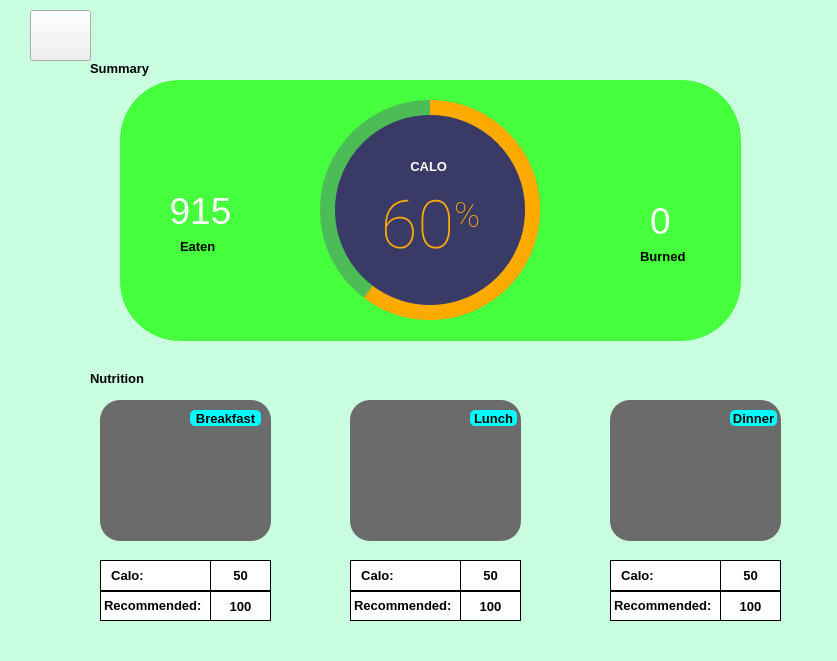
<?xml version="1.0" encoding="UTF-8"?>
<ui version="4.0">
 <class>MainWindow</class>
 <widget class="QMainWindow" name="MainWindow">
  <property name="geometry">
   <rect>
    <x>0</x>
    <y>0</y>
    <width>837</width>
    <height>661</height>
   </rect>
  </property>
  <property name="windowTitle">
   <string>MainWindow</string>
  </property>
  <property name="styleSheet">
   <string notr="true"/>
  </property>
  <widget class="QWidget" name="centralwidget">
   <widget class="QFrame" name="frame_2">
    <property name="geometry">
     <rect>
      <x>100</x>
      <y>400</y>
      <width>171</width>
      <height>141</height>
     </rect>
    </property>
    <property name="styleSheet">
     <string notr="true">background-color:rgb(107, 107, 107);
border-radius:20px;</string>
    </property>
    <property name="frameShape">
     <enum>QFrame::StyledPanel</enum>
    </property>
    <property name="frameShadow">
     <enum>QFrame::Raised</enum>
    </property>
    <widget class="QLabel" name="label">
     <property name="geometry">
      <rect>
       <x>90</x>
       <y>10</y>
       <width>71</width>
       <height>16</height>
      </rect>
     </property>
     <property name="font">
      <font>
       <pointsize>10</pointsize>
       <weight>75</weight>
       <bold>true</bold>
      </font>
     </property>
     <property name="styleSheet">
      <string notr="true">background-color:rgb(0, 255, 255);
border-radius:5px;</string>
     </property>
     <property name="text">
      <string>Breakfast</string>
     </property>
     <property name="alignment">
      <set>Qt::AlignCenter</set>
     </property>
    </widget>
    <widget class="QPushButton" name="pushButton">
     <property name="geometry">
      <rect>
       <x>70</x>
       <y>60</y>
       <width>31</width>
       <height>31</height>
      </rect>
     </property>
     <property name="styleSheet">
      <string notr="true">border-image:url(:/MENU/add.png);
border-radius:15px;</string>
     </property>
     <property name="text">
      <string/>
     </property>
    </widget>
   </widget>
   <widget class="QFrame" name="frame_3">
    <property name="geometry">
     <rect>
      <x>610</x>
      <y>400</y>
      <width>171</width>
      <height>141</height>
     </rect>
    </property>
    <property name="styleSheet">
     <string notr="true">background-color:rgb(107, 107, 107);
border-radius:20px;</string>
    </property>
    <property name="frameShape">
     <enum>QFrame::StyledPanel</enum>
    </property>
    <property name="frameShadow">
     <enum>QFrame::Raised</enum>
    </property>
    <widget class="QLabel" name="label_3">
     <property name="geometry">
      <rect>
       <x>120</x>
       <y>10</y>
       <width>47</width>
       <height>16</height>
      </rect>
     </property>
     <property name="font">
      <font>
       <pointsize>10</pointsize>
       <weight>75</weight>
       <bold>true</bold>
      </font>
     </property>
     <property name="styleSheet">
      <string notr="true">background-color:rgb(0, 255, 255);
border-radius:5px;</string>
     </property>
     <property name="text">
      <string>Dinner</string>
     </property>
     <property name="alignment">
      <set>Qt::AlignCenter</set>
     </property>
    </widget>
   </widget>
   <widget class="QFrame" name="frame_4">
    <property name="geometry">
     <rect>
      <x>350</x>
      <y>400</y>
      <width>171</width>
      <height>141</height>
     </rect>
    </property>
    <property name="styleSheet">
     <string notr="true">background-color:rgb(107, 107, 107);
border-radius:20px;</string>
    </property>
    <property name="frameShape">
     <enum>QFrame::StyledPanel</enum>
    </property>
    <property name="frameShadow">
     <enum>QFrame::Raised</enum>
    </property>
    <widget class="QLabel" name="label_2">
     <property name="geometry">
      <rect>
       <x>120</x>
       <y>10</y>
       <width>47</width>
       <height>16</height>
      </rect>
     </property>
     <property name="font">
      <font>
       <pointsize>10</pointsize>
       <weight>75</weight>
       <bold>true</bold>
      </font>
     </property>
     <property name="styleSheet">
      <string notr="true">background-color:rgb(0, 255, 255);
border-radius:5px;</string>
     </property>
     <property name="text">
      <string>Lunch</string>
     </property>
     <property name="alignment">
      <set>Qt::AlignCenter</set>
     </property>
    </widget>
   </widget>
   <widget class="QPushButton" name="pushButton_2">
    <property name="geometry">
     <rect>
      <x>420</x>
      <y>460</y>
      <width>31</width>
      <height>31</height>
     </rect>
    </property>
    <property name="styleSheet">
     <string notr="true">border-image:url(:/MENU/add.png);
border-radius:15px;</string>
    </property>
    <property name="text">
     <string/>
    </property>
   </widget>
   <widget class="QPushButton" name="pushButton_3">
    <property name="geometry">
     <rect>
      <x>680</x>
      <y>460</y>
      <width>31</width>
      <height>31</height>
     </rect>
    </property>
    <property name="styleSheet">
     <string notr="true">border-image:url(:/MENU/add.png);
border-radius:15px;</string>
    </property>
    <property name="text">
     <string/>
    </property>
   </widget>
   <widget class="QFrame" name="frame_5">
    <property name="geometry">
     <rect>
      <x>100</x>
      <y>560</y>
      <width>171</width>
      <height>61</height>
     </rect>
    </property>
    <property name="styleSheet">
     <string notr="true">background-color : rgb(255, 255, 255);</string>
    </property>
    <property name="frameShape">
     <enum>QFrame::StyledPanel</enum>
    </property>
    <property name="frameShadow">
     <enum>QFrame::Raised</enum>
    </property>
    <widget class="QWidget" name="verticalLayoutWidget">
     <property name="geometry">
      <rect>
       <x>0</x>
       <y>0</y>
       <width>118</width>
       <height>61</height>
      </rect>
     </property>
     <layout class="QVBoxLayout" name="verticalLayout">
      <property name="spacing">
       <number>0</number>
      </property>
      <item>
       <widget class="QLabel" name="label_4">
        <property name="font">
         <font>
          <pointsize>10</pointsize>
          <weight>75</weight>
          <bold>true</bold>
         </font>
        </property>
        <property name="styleSheet">
         <string notr="true">border: 1px solid black</string>
        </property>
        <property name="text">
         <string>  Calo:</string>
        </property>
       </widget>
      </item>
      <item>
       <widget class="QLabel" name="label_5">
        <property name="font">
         <font>
          <pointsize>10</pointsize>
          <weight>75</weight>
          <bold>true</bold>
         </font>
        </property>
        <property name="styleSheet">
         <string notr="true">border: 1px solid black</string>
        </property>
        <property name="text">
         <string>&lt;html&gt;&lt;head/&gt;&lt;body&gt;&lt;p&gt;Recommended:&lt;/p&gt;&lt;/body&gt;&lt;/html&gt;</string>
        </property>
       </widget>
      </item>
     </layout>
    </widget>
    <widget class="QWidget" name="verticalLayoutWidget_2">
     <property name="geometry">
      <rect>
       <x>110</x>
       <y>0</y>
       <width>61</width>
       <height>61</height>
      </rect>
     </property>
     <layout class="QVBoxLayout" name="verticalLayout_2">
      <property name="spacing">
       <number>0</number>
      </property>
      <item>
       <widget class="QLabel" name="label_6">
        <property name="font">
         <font>
          <pointsize>10</pointsize>
          <weight>75</weight>
          <bold>true</bold>
         </font>
        </property>
        <property name="styleSheet">
         <string notr="true">border: 1px solid black</string>
        </property>
        <property name="text">
         <string>50</string>
        </property>
        <property name="alignment">
         <set>Qt::AlignCenter</set>
        </property>
       </widget>
      </item>
      <item>
       <widget class="QLabel" name="label_7">
        <property name="font">
         <font>
          <pointsize>10</pointsize>
          <weight>75</weight>
          <bold>true</bold>
         </font>
        </property>
        <property name="styleSheet">
         <string notr="true">border: 1px solid black</string>
        </property>
        <property name="text">
         <string>100</string>
        </property>
        <property name="alignment">
         <set>Qt::AlignCenter</set>
        </property>
       </widget>
      </item>
     </layout>
    </widget>
   </widget>
   <widget class="QFrame" name="frame_6">
    <property name="geometry">
     <rect>
      <x>350</x>
      <y>560</y>
      <width>171</width>
      <height>61</height>
     </rect>
    </property>
    <property name="styleSheet">
     <string notr="true">background-color : rgb(255, 255, 255);</string>
    </property>
    <property name="frameShape">
     <enum>QFrame::StyledPanel</enum>
    </property>
    <property name="frameShadow">
     <enum>QFrame::Raised</enum>
    </property>
    <widget class="QWidget" name="verticalLayoutWidget_3">
     <property name="geometry">
      <rect>
       <x>0</x>
       <y>0</y>
       <width>118</width>
       <height>61</height>
      </rect>
     </property>
     <layout class="QVBoxLayout" name="verticalLayout_3">
      <property name="spacing">
       <number>0</number>
      </property>
      <item>
       <widget class="QLabel" name="label_8">
        <property name="font">
         <font>
          <pointsize>10</pointsize>
          <weight>75</weight>
          <bold>true</bold>
         </font>
        </property>
        <property name="styleSheet">
         <string notr="true">border: 1px solid black</string>
        </property>
        <property name="text">
         <string>  Calo:</string>
        </property>
       </widget>
      </item>
      <item>
       <widget class="QLabel" name="label_9">
        <property name="font">
         <font>
          <pointsize>10</pointsize>
          <weight>75</weight>
          <bold>true</bold>
         </font>
        </property>
        <property name="styleSheet">
         <string notr="true">border: 1px solid black</string>
        </property>
        <property name="text">
         <string>&lt;html&gt;&lt;head/&gt;&lt;body&gt;&lt;p&gt;Recommended:&lt;/p&gt;&lt;/body&gt;&lt;/html&gt;</string>
        </property>
       </widget>
      </item>
     </layout>
    </widget>
    <widget class="QWidget" name="verticalLayoutWidget_4">
     <property name="geometry">
      <rect>
       <x>110</x>
       <y>0</y>
       <width>61</width>
       <height>61</height>
      </rect>
     </property>
     <layout class="QVBoxLayout" name="verticalLayout_4">
      <property name="spacing">
       <number>0</number>
      </property>
      <item>
       <widget class="QLabel" name="label_10">
        <property name="font">
         <font>
          <pointsize>10</pointsize>
          <weight>75</weight>
          <bold>true</bold>
         </font>
        </property>
        <property name="styleSheet">
         <string notr="true">border: 1px solid black</string>
        </property>
        <property name="text">
         <string>50</string>
        </property>
        <property name="alignment">
         <set>Qt::AlignCenter</set>
        </property>
       </widget>
      </item>
      <item>
       <widget class="QLabel" name="label_11">
        <property name="font">
         <font>
          <pointsize>10</pointsize>
          <weight>75</weight>
          <bold>true</bold>
         </font>
        </property>
        <property name="styleSheet">
         <string notr="true">border: 1px solid black</string>
        </property>
        <property name="text">
         <string>100</string>
        </property>
        <property name="alignment">
         <set>Qt::AlignCenter</set>
        </property>
       </widget>
      </item>
     </layout>
    </widget>
   </widget>
   <widget class="QFrame" name="frame_7">
    <property name="geometry">
     <rect>
      <x>610</x>
      <y>560</y>
      <width>171</width>
      <height>61</height>
     </rect>
    </property>
    <property name="styleSheet">
     <string notr="true">background-color : rgb(255, 255, 255);</string>
    </property>
    <property name="frameShape">
     <enum>QFrame::StyledPanel</enum>
    </property>
    <property name="frameShadow">
     <enum>QFrame::Raised</enum>
    </property>
    <widget class="QWidget" name="verticalLayoutWidget_5">
     <property name="geometry">
      <rect>
       <x>0</x>
       <y>0</y>
       <width>121</width>
       <height>61</height>
      </rect>
     </property>
     <layout class="QVBoxLayout" name="verticalLayout_5">
      <property name="spacing">
       <number>0</number>
      </property>
      <item>
       <widget class="QLabel" name="label_12">
        <property name="font">
         <font>
          <pointsize>10</pointsize>
          <weight>75</weight>
          <bold>true</bold>
         </font>
        </property>
        <property name="styleSheet">
         <string notr="true">border: 1px solid black</string>
        </property>
        <property name="text">
         <string>  Calo:</string>
        </property>
       </widget>
      </item>
      <item>
       <widget class="QLabel" name="label_13">
        <property name="font">
         <font>
          <pointsize>10</pointsize>
          <weight>75</weight>
          <bold>true</bold>
         </font>
        </property>
        <property name="styleSheet">
         <string notr="true">border: 1px solid black</string>
        </property>
        <property name="text">
         <string>&lt;html&gt;&lt;head/&gt;&lt;body&gt;&lt;p&gt;Recommended:&lt;/p&gt;&lt;/body&gt;&lt;/html&gt;</string>
        </property>
       </widget>
      </item>
     </layout>
    </widget>
    <widget class="QWidget" name="verticalLayoutWidget_6">
     <property name="geometry">
      <rect>
       <x>110</x>
       <y>0</y>
       <width>61</width>
       <height>61</height>
      </rect>
     </property>
     <layout class="QVBoxLayout" name="verticalLayout_6">
      <property name="spacing">
       <number>0</number>
      </property>
      <item>
       <widget class="QLabel" name="label_14">
        <property name="font">
         <font>
          <pointsize>10</pointsize>
          <weight>75</weight>
          <bold>true</bold>
         </font>
        </property>
        <property name="styleSheet">
         <string notr="true">border: 1px solid black</string>
        </property>
        <property name="text">
         <string>50</string>
        </property>
        <property name="alignment">
         <set>Qt::AlignCenter</set>
        </property>
       </widget>
      </item>
      <item>
       <widget class="QLabel" name="label_15">
        <property name="font">
         <font>
          <pointsize>10</pointsize>
          <weight>75</weight>
          <bold>true</bold>
         </font>
        </property>
        <property name="styleSheet">
         <string notr="true">border: 1px solid black</string>
        </property>
        <property name="text">
         <string>100</string>
        </property>
        <property name="alignment">
         <set>Qt::AlignCenter</set>
        </property>
       </widget>
      </item>
     </layout>
    </widget>
   </widget>
   <widget class="QLabel" name="label_17">
    <property name="geometry">
     <rect>
      <x>90</x>
      <y>60</y>
      <width>61</width>
      <height>16</height>
     </rect>
    </property>
    <property name="font">
     <font>
      <pointsize>10</pointsize>
      <weight>75</weight>
      <bold>true</bold>
     </font>
    </property>
    <property name="styleSheet">
     <string notr="true">color: rgb(0, 0, 0);</string>
    </property>
    <property name="text">
     <string>Summary</string>
    </property>
   </widget>
   <widget class="QLabel" name="label_18">
    <property name="geometry">
     <rect>
      <x>90</x>
      <y>370</y>
      <width>61</width>
      <height>16</height>
     </rect>
    </property>
    <property name="font">
     <font>
      <pointsize>10</pointsize>
      <weight>75</weight>
      <bold>true</bold>
     </font>
    </property>
    <property name="styleSheet">
     <string notr="true">color: rgb(0, 0, 0)</string>
    </property>
    <property name="text">
     <string>Nutrition</string>
    </property>
   </widget>
   <widget class="QLabel" name="label_19">
    <property name="geometry">
     <rect>
      <x>0</x>
      <y>0</y>
      <width>837</width>
      <height>661</height>
     </rect>
    </property>
    <property name="autoFillBackground">
     <bool>false</bool>
    </property>
    <property name="styleSheet">
     <string notr="true">background-color : rgb(201, 255, 224);</string>
    </property>
    <property name="text">
     <string/>
    </property>
   </widget>
   <widget class="QLabel" name="label_16">
    <property name="geometry">
     <rect>
      <x>120</x>
      <y>80</y>
      <width>621</width>
      <height>261</height>
     </rect>
    </property>
    <property name="styleSheet">
     <string notr="true">background-color :rgb(70, 255, 61);
border-radius : 60px;</string>
    </property>
    <property name="text">
     <string/>
    </property>
   </widget>
   <widget class="QFrame" name="circularProgressBar_Main">
    <property name="geometry">
     <rect>
      <x>310</x>
      <y>90</y>
      <width>241</width>
      <height>241</height>
     </rect>
    </property>
    <property name="styleSheet">
     <string notr="true">
border-radius : 115px</string>
    </property>
    <property name="frameShape">
     <enum>QFrame::NoFrame</enum>
    </property>
    <property name="frameShadow">
     <enum>QFrame::Raised</enum>
    </property>
    <widget class="QFrame" name="circularProgressCPU">
     <property name="geometry">
      <rect>
       <x>10</x>
       <y>10</y>
       <width>220</width>
       <height>220</height>
      </rect>
     </property>
     <property name="styleSheet">
      <string notr="true">QFrame{
	border-radius: 110px;	
	background-color: qconicalgradient(cx:0.5, cy:0.5, angle:90, stop:0.400 rgb(255, 170, 0), stop:0.395 rgba(255, 255, 255, 0));
}</string>
     </property>
     <property name="frameShape">
      <enum>QFrame::StyledPanel</enum>
     </property>
     <property name="frameShadow">
      <enum>QFrame::Raised</enum>
     </property>
    </widget>
    <widget class="QFrame" name="circularBg">
     <property name="geometry">
      <rect>
       <x>10</x>
       <y>10</y>
       <width>220</width>
       <height>220</height>
      </rect>
     </property>
     <property name="styleSheet">
      <string notr="true">QFrame{
	border-radius: 110px;	
	background-color: rgba(85, 85, 127, 100);
}</string>
     </property>
     <property name="frameShape">
      <enum>QFrame::StyledPanel</enum>
     </property>
     <property name="frameShadow">
      <enum>QFrame::Raised</enum>
     </property>
    </widget>
    <widget class="QFrame" name="circularContainer">
     <property name="geometry">
      <rect>
       <x>25</x>
       <y>25</y>
       <width>190</width>
       <height>190</height>
      </rect>
     </property>
     <property name="baseSize">
      <size>
       <width>0</width>
       <height>0</height>
      </size>
     </property>
     <property name="styleSheet">
      <string notr="true">QFrame{
	border-radius: 95px;	
	background-color: rgb(58, 58, 102);
}</string>
     </property>
     <property name="frameShape">
      <enum>QFrame::StyledPanel</enum>
     </property>
     <property name="frameShadow">
      <enum>QFrame::Raised</enum>
     </property>
     <widget class="QWidget" name="layoutWidget">
      <property name="geometry">
       <rect>
        <x>10</x>
        <y>40</y>
        <width>171</width>
        <height>142</height>
       </rect>
      </property>
      <layout class="QGridLayout" name="infoLayout">
       <item row="1" column="0">
        <widget class="QLabel" name="labelPercentageCPU">
         <property name="font">
          <font>
           <family>Roboto Thin</family>
           <pointsize>30</pointsize>
          </font>
         </property>
         <property name="styleSheet">
          <string notr="true">color:rgb(255, 170, 0); padding: 0px; background-color: none;</string>
         </property>
         <property name="text">
          <string>&lt;p align=&quot;center&quot;&gt;&lt;span style=&quot; font-size:50pt;&quot;&gt;60&lt;/span&gt;&lt;span style=&quot; font-size:40pt; vertical-align:super;&quot;&gt;%&lt;/span&gt;&lt;/p&gt;</string>
         </property>
         <property name="alignment">
          <set>Qt::AlignCenter</set>
         </property>
         <property name="indent">
          <number>-1</number>
         </property>
        </widget>
       </item>
       <item row="0" column="0">
        <widget class="QLabel" name="labelAplicationName">
         <property name="font">
          <font>
           <family>Segoe UI</family>
           <pointsize>10</pointsize>
          </font>
         </property>
         <property name="styleSheet">
          <string notr="true">color: #FFFFFF; background-color: none;</string>
         </property>
         <property name="text">
          <string>&lt;strong&gt;CALO&lt;/strong&gt; </string>
         </property>
         <property name="alignment">
          <set>Qt::AlignCenter</set>
         </property>
        </widget>
       </item>
       <item row="2" column="0">
        <widget class="QLabel" name="labelCredits">
         <property name="font">
          <font>
           <family>Segoe UI</family>
           <pointsize>8</pointsize>
          </font>
         </property>
         <property name="styleSheet">
          <string notr="true">color: rgb(148, 148, 216); background-color: none;</string>
         </property>
         <property name="text">
          <string>&lt;html&gt;&lt;head/&gt;&lt;body&gt;&lt;p&gt;&lt;br/&gt;&lt;/p&gt;&lt;/body&gt;&lt;/html&gt;</string>
         </property>
         <property name="alignment">
          <set>Qt::AlignCenter</set>
         </property>
        </widget>
       </item>
      </layout>
     </widget>
    </widget>
    <zorder>circularBg</zorder>
    <zorder>circularProgressCPU</zorder>
    <zorder>circularContainer</zorder>
   </widget>
   <widget class="QLabel" name="Burn">
    <property name="geometry">
     <rect>
      <x>620</x>
      <y>200</y>
      <width>81</width>
      <height>41</height>
     </rect>
    </property>
    <property name="font">
     <font>
      <pointsize>28</pointsize>
     </font>
    </property>
    <property name="styleSheet">
     <string notr="true">background-color:none;
color : rgb(255, 255, 255);</string>
    </property>
    <property name="text">
     <string>0</string>
    </property>
    <property name="alignment">
     <set>Qt::AlignCenter</set>
    </property>
   </widget>
   <widget class="QLabel" name="label_22">
    <property name="geometry">
     <rect>
      <x>640</x>
      <y>250</y>
      <width>47</width>
      <height>13</height>
     </rect>
    </property>
    <property name="font">
     <font>
      <pointsize>10</pointsize>
      <weight>75</weight>
      <bold>true</bold>
     </font>
    </property>
    <property name="styleSheet">
     <string notr="true">background-color:none;</string>
    </property>
    <property name="text">
     <string>Burned</string>
    </property>
   </widget>
   <widget class="QLabel" name="label_21">
    <property name="geometry">
     <rect>
      <x>180</x>
      <y>240</y>
      <width>47</width>
      <height>13</height>
     </rect>
    </property>
    <property name="font">
     <font>
      <pointsize>10</pointsize>
      <weight>75</weight>
      <bold>true</bold>
     </font>
    </property>
    <property name="styleSheet">
     <string notr="true">background-color:none;</string>
    </property>
    <property name="text">
     <string>Eaten</string>
    </property>
   </widget>
   <widget class="QLabel" name="Eat">
    <property name="geometry">
     <rect>
      <x>160</x>
      <y>190</y>
      <width>81</width>
      <height>41</height>
     </rect>
    </property>
    <property name="font">
     <font>
      <pointsize>28</pointsize>
     </font>
    </property>
    <property name="styleSheet">
     <string notr="true">background-color:none;
color : rgb(255, 255, 255);</string>
    </property>
    <property name="text">
     <string>915</string>
    </property>
    <property name="alignment">
     <set>Qt::AlignCenter</set>
    </property>
   </widget>
   <widget class="QPushButton" name="Back_Calo">
    <property name="geometry">
     <rect>
      <x>30</x>
      <y>10</y>
      <width>61</width>
      <height>51</height>
     </rect>
    </property>
    <property name="styleSheet">
     <string notr="true">border-image : url(:/MENU/back.png);</string>
    </property>
    <property name="text">
     <string/>
    </property>
   </widget>
   <zorder>label_19</zorder>
   <zorder>frame_2</zorder>
   <zorder>frame_3</zorder>
   <zorder>frame_4</zorder>
   <zorder>pushButton_2</zorder>
   <zorder>pushButton_3</zorder>
   <zorder>frame_5</zorder>
   <zorder>frame_6</zorder>
   <zorder>frame_7</zorder>
   <zorder>label_17</zorder>
   <zorder>label_18</zorder>
   <zorder>label_16</zorder>
   <zorder>circularProgressBar_Main</zorder>
   <zorder>Burn</zorder>
   <zorder>label_22</zorder>
   <zorder>label_21</zorder>
   <zorder>Eat</zorder>
   <zorder>Back_Calo</zorder>
  </widget>
 </widget>
 <resources>
  <include location="MENU.qrc"/>
 </resources>
 <connections/>
</ui>
